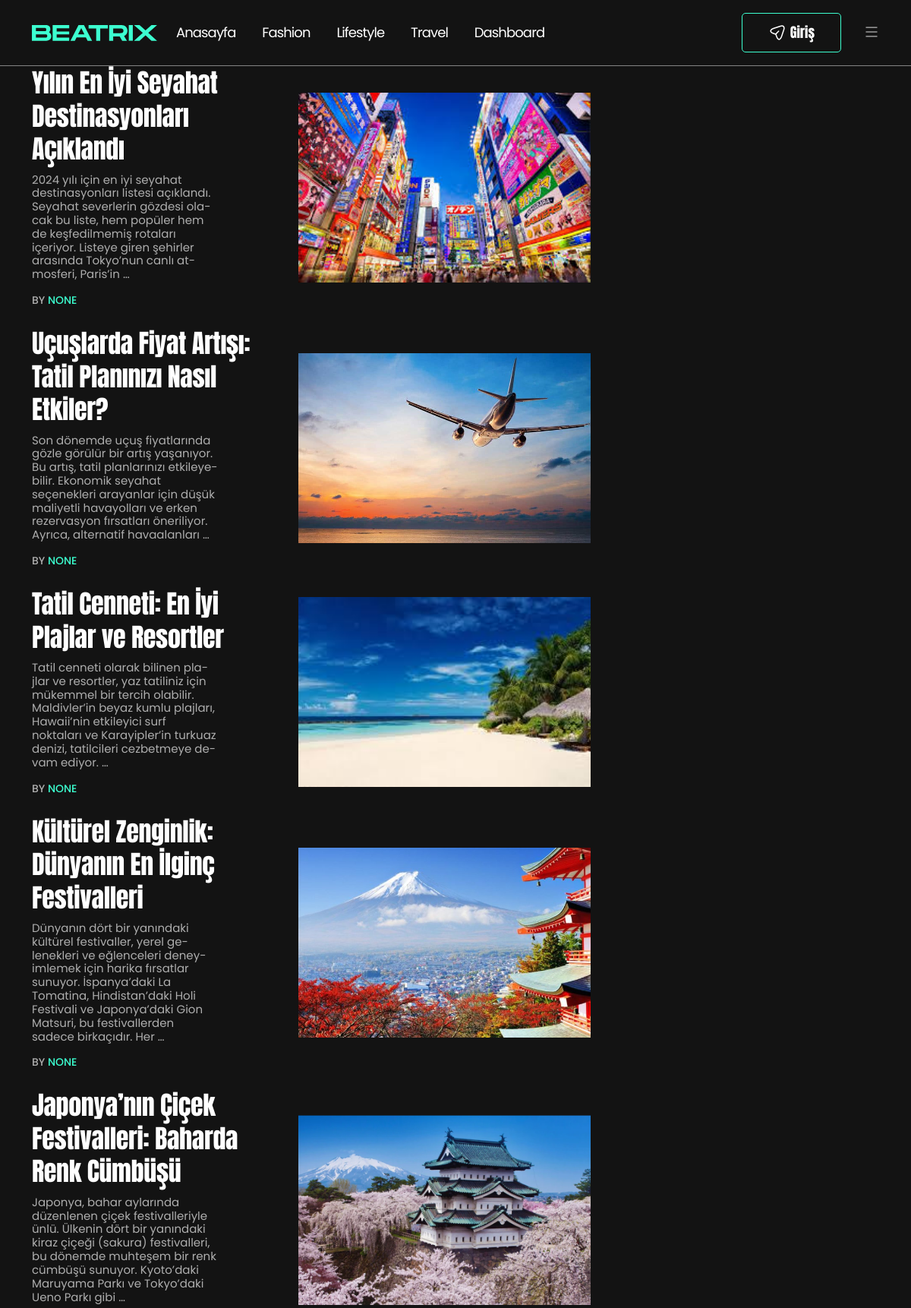
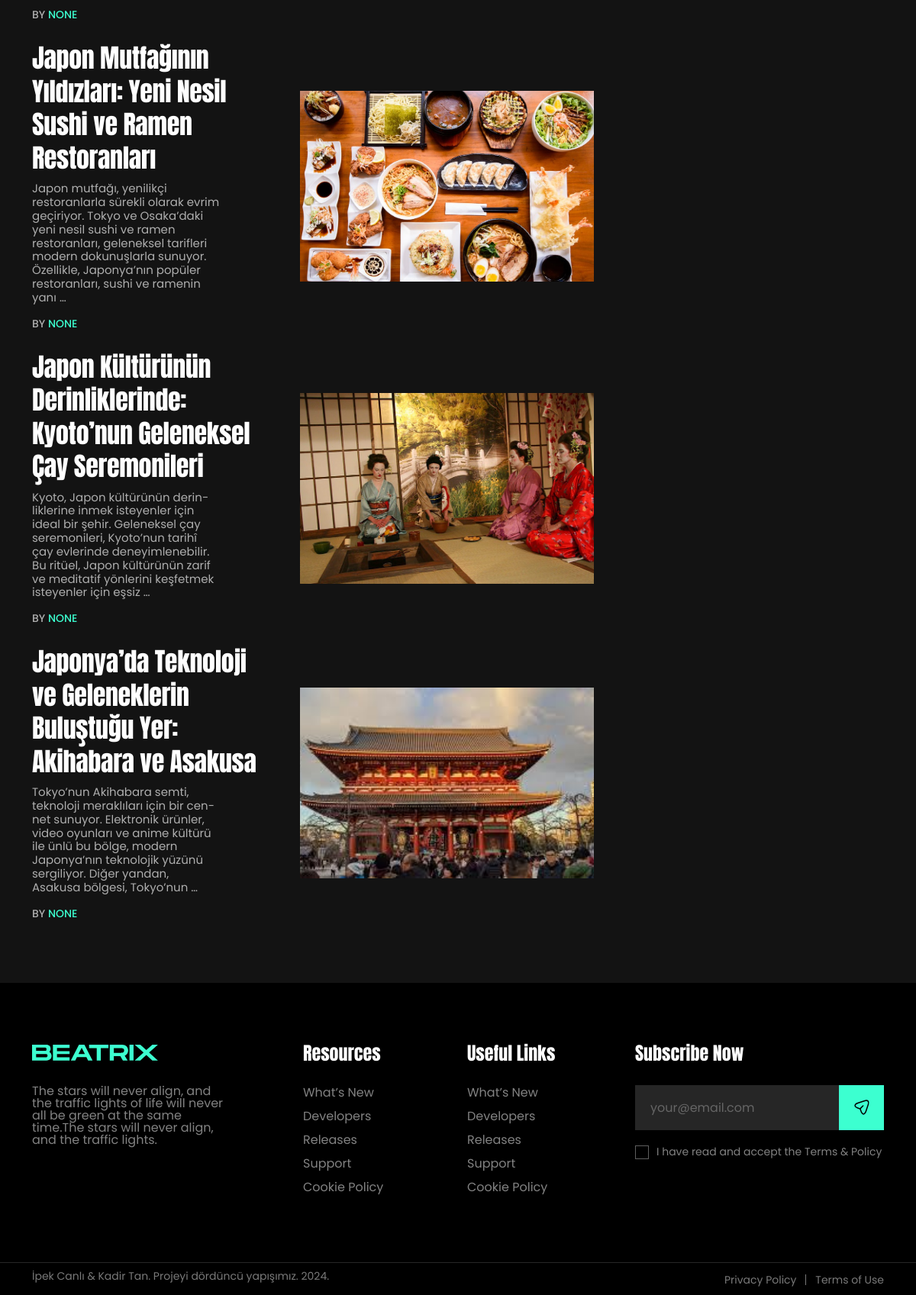
Page /travel/ on the earlier database version (2 pictures, top to bottom).
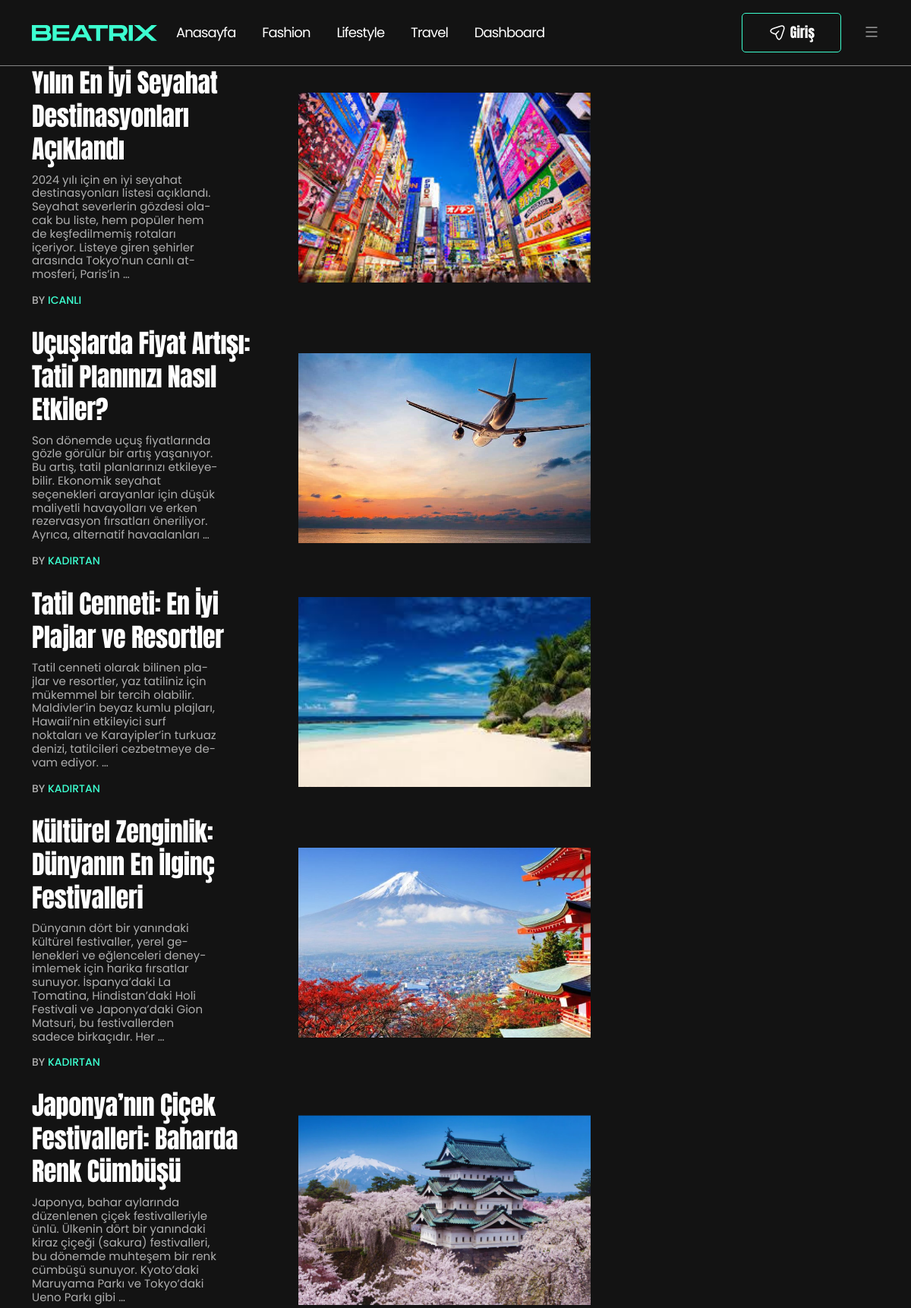
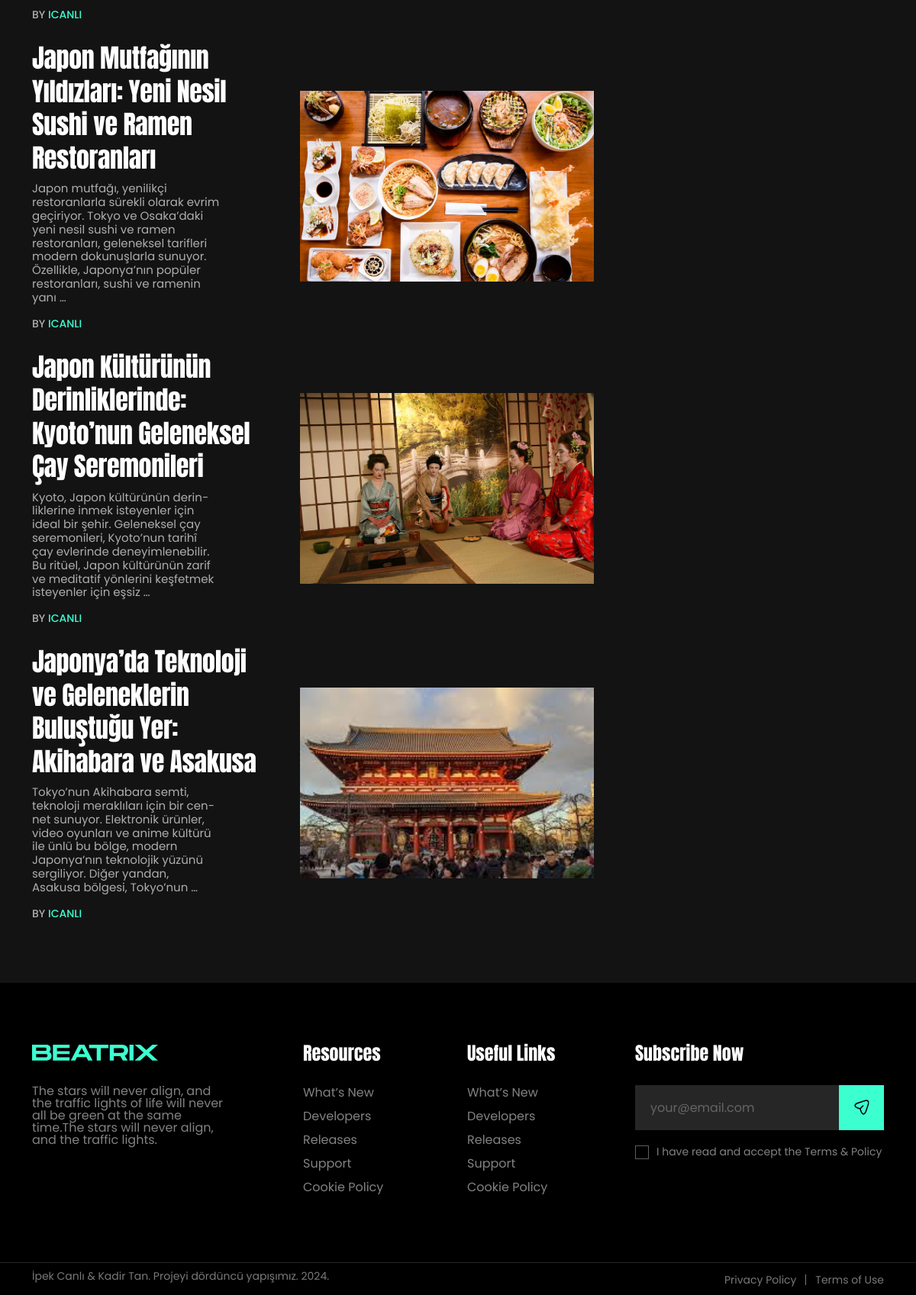
Same page on the later database version (2 pictures, top to bottom).
### Writer/models.py (models this page shows, shortened)
class Post(models.Model):
    title = models.CharField(max_length=200)
    user = models.ForeignKey(User, on_delete=models.CASCADE, null=True, blank=True)
    writer = models.ForeignKey('Writer', verbose_name="Yazar", on_delete=models.CASCADE, related_name='posts', null=True, blank=True)
    category = models.ForeignKey(Category, on_delete=models.CASCADE, null=True, blank=True)
    content = RichTextField()
    is_published = models.BooleanField(default=False)
    live_date = models.DateTimeField(default=timezone.now)
    created_date = models.DateTimeField(auto_now_add=True)
    updated_date = models.DateTimeField(auto_now=True)
    image = models.ImageField(upload_to='images/', null=True, blank=True)
    is_delete = models.BooleanField(verbose_name=('Silindi?'), default=False)
    delete_date = models.DateTimeField(verbose_name=('Silinme Tarihi'), blank=True, null=True)
    view_count = models.PositiveIntegerField(default=0)

### Main/views.py (the view)
# urls.py: path('travel/', travel, name='travel'),
def travel(request):
    travel_posts = Post.objects.filter(category__name='Travel')
    return render(request, 'Main/travel.html', {'travels': travel_posts})

### Main/templates/Main/travel.html (shortened to what this page needs)
{% extends 'Main/base.html' %}
{% load static %}
{% block content %}
  <div class="theme-blog-page-area mb-80">
    <div class="container">
      <div class="row">
        <div class="col-lg-8">
          <div class="row">
            <div class="col-lg-12">
              {% for travel in travels %}
                <article class="post-block-style-wrapper post-block-template-four">
                  <div class="post-block-style-inner post-block-list-style-inner">
                    <div class="post-block-content-wrap">
                      <div class="post-item-title">
                        <h2 class="post-title"><a href="{% url 'post-detail' 'travel' travel.id %}">{{ travel.title }}</a></h2>
                      </div>
                      <div class="post-excerpt-box">
                        <p>{{ travel.content|safe|truncatewords:30 }}</p>
                      </div>
                      <div class="post-bottom-meta-list">
                        <div class="post-meta-author-box">
                          By <a href="javascript:void(0)">{{ travel.user }}</a>
                        </div>
                      </div>
                    </div>
                    {% if travel.image %}
                      <div class="post-block-media-wrap">
                        <a href="{% url 'post-detail' 'travel' travel.id %}"><img src="{{ travel.image.url }}" alt="{{ travel.title }}" /></a>
                      </div>
                    {% endif %}
                  </div>
                </article>
              {% endfor %}
            </div>
          </div>
        </div>
        <div class="col-lg-4"></div>
      </div>
    </div>
  </div>
{% endblock %}

Differences in the rows shown:
changed Post "Yılın En İyi Seyahat Destinasyonları Açıklandı": user "NONE" → "ICANLI"
changed Post "Uçuşlarda Fiyat Artışı: Tatil Planınızı Nasıl Etkiler?": user "NONE" → "KADIRTAN"
changed Post "Tatil Cenneti: En İyi Plajlar ve Resortler": user "NONE" → "KADIRTAN"
changed Post "Kültürel Zenginlik: Dünyanın En İlginç Festivalleri": user "NONE" → "KADIRTAN"
changed Post "Japonya’nın Çiçek Festivalleri: Baharda Renk Cümbüşü": user "NONE" → "ICANLI"
changed Post "Japon Mutfağının Yıldızları: Yeni Nesil Sushi ve Ramen Restoranları": user "NONE" → "ICANLI"
changed Post "Japon Kültürünün Derinliklerinde: Kyoto’nun Geleneksel Çay Seremonileri": user "NONE" → "ICANLI"
changed Post "Japonya’da Teknoloji ve Geleneklerin Buluştuğu Yer: Akihabara ve Asakusa": user "NONE" → "ICANLI"
